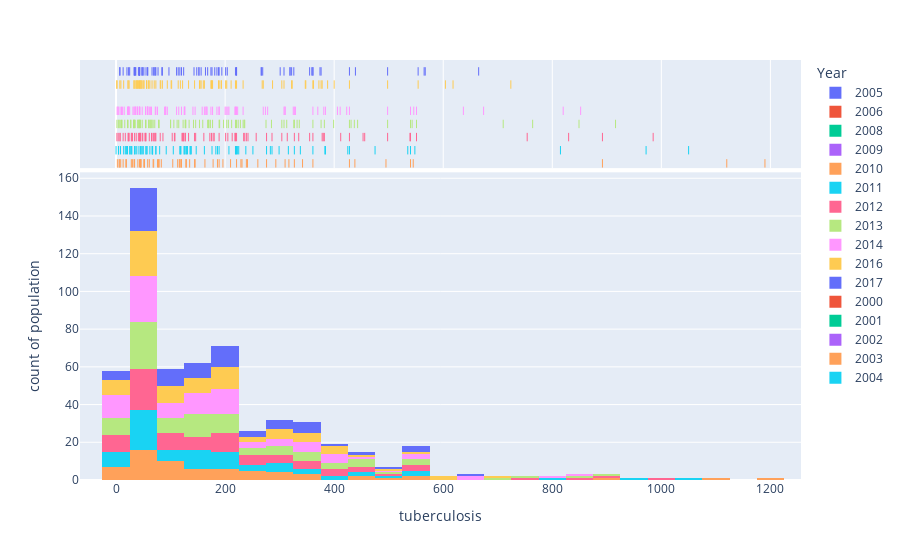

Notebook code for this chart:
### Code cell
import plotly.express as px
fig = px.histogram(allcountriesdf, x="tuberculosis", y="population", color="Year", marginal="rug", hover_data=allcountriesdf.columns)
fig.show()

### Figure 1 — Plotly figure (JSON) as saved in the notebook; plotly's stock layout.template omitted (floating-point values rounded to 4 significant figures; data arrays with more than 128 entries replaced by an {"elided": "..."} marker saying what was removed)
{"data": [{"alignmentgroup": "True", "bingroup": "x", "hoverlabel": {"namelength": 0}, "hovertemplate": "Year=2005<br>tuberculosis=%{x}<br>count of population=%{y}", "legendgroup": "2005", "marker": {"color": "#636efa"}, "name": "2005", "offsetgroup": "2005", "orientation": "v", "showlegend": true, "type": "histogram", "x": [null, null, null, null, null, null, null, null, null, null, null, null, null, null, null, null, null, null, null, null, null, null, null, null, null, null], "xaxis": "x", "y": [null, null, null, null, null, null, null, null, null, null, null, null, null, null, null, null, null, null, null, null, null, null, null, null, null, null], "yaxis": "y"}, {"alignmentgroup": "True", "boxpoints": "all", "customdata": {"elided": "26x8 mixed values"}, "fillcolor": "rgba(255,255,255,0)", "hoverlabel": {"namelength": 0}, "hoveron": "points", "hovertemplate": "Year=%{customdata[1]}<br>tuberculosis=%{customdata[5]}<br>Country=%{customdata[0]}<br>Expected_Value_Water=%{customdata[2]}<br>Expected_Value_Sanitation=%{customdata[3]}<br>Expected_Value_Hygiene=%{customdata[4]}<br>population=%{customdata[6]}<br>Percent Vaccinated=%{customdata[7]}", "jitter": 0, "legendgroup": "2005", "line": {"color": "rgba(255,255,255,0)"}, "marker": {"color": "#636efa", "symbol": "line-ns-open"}, "name": "2005", "offsetgroup": "2005", "showlegend": false, "type": "box", "x": [null, null, null, null, null, null, null, null, null, null, null, null, null, null, null, null, null, null, null, null, null, null, null, null, null, null], "xaxis": "x2", "yaxis": "y2"}, {"alignmentgroup": "True", "bingroup": "x", "hoverlabel": {"namelength": 0}, "hovertemplate": "Year=2006<br>tuberculosis=%{x}<br>count of population=%{y}", "legendgroup": "2006", "marker": {"color": "#EF553B"}, "name": "2006", "offsetgroup": "2006", "orientation": "v", "showlegend": true, "type": "histogram", "x": [null, null, null, null, null, null, null, null, null, null, null, null, null, null, null, null, null, null, null, null, null, null, null, null, null, null, null, null, null, null, null, null, null, null, null, null, null], "xaxis": "x", "y": [null, null, null, null, null, null, null, null, null, null, null, null, null, null, null, null, null, null, null, null, null, null, null, null, null, null, null, null, null, null, null, null, null, null, null, null, null], "yaxis": "y"}, {"alignmentgroup": "True", "boxpoints": "all", "customdata": {"elided": "37x8 mixed values"}, "fillcolor": "rgba(255,255,255,0)", "hoverlabel": {"namelength": 0}, "hoveron": "points", "hovertemplate": "Year=%{customdata[1]}<br>tuberculosis=%{customdata[5]}<br>Country=%{customdata[0]}<br>Expected_Value_Water=%{customdata[2]}<br>Expected_Value_Sanitation=%{customdata[3]}<br>Expected_Value_Hygiene=%{customdata[4]}<br>population=%{customdata[6]}<br>Percent Vaccinated=%{customdata[7]}", "jitter": 0, "legendgroup": "2006", "line": {"color": "rgba(255,255,255,0)"}, "marker": {"color": "#EF553B", "symbol": "line-ns-open"}, "name": "2006", "offsetgroup": "2006", "showlegend": false, "type": "box", "x": [null, null, null, null, null, null, null, null, null, null, null, null, null, null, null, null, null, null, null, null, null, null, null, null, null, null, null, null, null, null, null, null, null, null, null, null, null], "xaxis": "x2", "yaxis": "y2"}, {"alignmentgroup": "True", "bingroup": "x", "hoverlabel": {"namelength": 0}, "hovertemplate": "Year=2008<br>tuberculosis=%{x}<br>count of population=%{y}", "legendgroup": "2008", "marker": {"color": "#00cc96"}, "name": "2008", "offsetgroup": "2008", "orientation": "v", "showlegend": true, "type": "histogram", "x": [null, null, null, null, null, null, null, null, null, null, null, null, null, null, null, null, null, null, null, null, null, null, null, null, null, null, null, null, null, null, null, null, null, null, null, null, null, null, null, null, null, null, null, null, null, null, null, null, null], "xaxis": "x", "y": [null, null, null, null, null, null, null, null, null, null, null, null, null, null, null, null, null, null, null, null, null, null, null, null, null, null, null, null, null, null, null, null, null, null, null, null, null, null, null, null, null, null, null, null, null, null, null, null, null], "yaxis": "y"}, {"alignmentgroup": "True", "boxpoints": "all", "customdata": {"elided": "49x8 mixed values"}, "fillcolor": "rgba(255,255,255,0)", "hoverlabel": {"namelength": 0}, "hoveron": "points", "hovertemplate": "Year=%{customdata[1]}<br>tuberculosis=%{customdata[5]}<br>Country=%{customdata[0]}<br>Expected_Value_Water=%{customdata[2]}<br>Expected_Value_Sanitation=%{customdata[3]}<br>Expected_Value_Hygiene=%{customdata[4]}<br>population=%{customdata[6]}<br>Percent Vaccinated=%{customdata[7]}", "jitter": 0, "legendgroup": "2008", "line": {"color": "rgba(255,255,255,0)"}, "marker": {"color": "#00cc96", "symbol": "line-ns-open"}, "name": "2008", "offsetgroup": "2008", "showlegend": false, "type": "box", "x": [null, null, null, null, null, null, null, null, null, null, null, null, null, null, null, null, null, null, null, null, null, null, null, null, null, null, null, null, null, null, null, null, null, null, null, null, null, null, null, null, null, null, null, null, null, null, null, null, null], "xaxis": "x2", "yaxis": "y2"}, {"alignmentgroup": "True", "bingroup": "x", "hoverlabel": {"namelength": 0}, "hovertemplate": "Year=2009<br>tuberculosis=%{x}<br>count of population=%{y}", "legendgroup": "2009", "marker": {"color": "#ab63fa"}, "name": "2009", "offsetgroup": "2009", "orientation": "v", "showlegend": true, "type": "histogram", "x": [null, null, null, null, null, null, null, null, null, null, null, null, null, null, null, null, null, null, null, null, null, null, null, null, null, null, null, null, null, null, null, null, null, null, null, null, null, null, null, null, null, null, null, null, null, null, null, null, null, null, null, null, null, null, null, null], "xaxis": "x", "y": [null, null, null, null, null, null, null, null, null, null, null, null, null, null, null, null, null, null, null, null, null, null, null, null, null, null, null, null, null, null, null, null, null, null, null, null, null, null, null, null, null, null, null, null, null, null, null, null, null, null, null, null, null, null, null, null], "yaxis": "y"}, {"alignmentgroup": "True", "boxpoints": "all", "customdata": {"elided": "56x8 mixed values"}, "fillcolor": "rgba(255,255,255,0)", "hoverlabel": {"namelength": 0}, "hoveron": "points", "hovertemplate": "Year=%{customdata[1]}<br>tuberculosis=%{customdata[5]}<br>Country=%{customdata[0]}<br>Expected_Value_Water=%{customdata[2]}<br>Expected_Value_Sanitation=%{customdata[3]}<br>Expected_Value_Hygiene=%{customdata[4]}<br>population=%{customdata[6]}<br>Percent Vaccinated=%{customdata[7]}", "jitter": 0, "legendgroup": "2009", "line": {"color": "rgba(255,255,255,0)"}, "marker": {"color": "#ab63fa", "symbol": "line-ns-open"}, "name": "2009", "offsetgroup": "2009", "showlegend": false, "type": "box", "x": [null, null, null, null, null, null, null, null, null, null, null, null, null, null, null, null, null, null, null, null, null, null, null, null, null, null, null, null, null, null, null, null, null, null, null, null, null, null, null, null, null, null, null, null, null, null, null, null, null, null, null, null, null, null, null, null], "xaxis": "x2", "yaxis": "y2"}, {"alignmentgroup": "True", "bingroup": "x", "hoverlabel": {"namelength": 0}, "hovertemplate": "Year=2010<br>tuberculosis=%{x}<br>count of population=%{y}", "legendgroup": "2010", "marker": {"color": "#FFA15A"}, "name": "2010", "offsetgroup": "2010", "orientation": "v", "showlegend": true, "type": "histogram", "x": [189, 78, 61, 104, 221, 2.4, 52, 68, 239, 135, 45, 58, 144, 438, 260, 540, 33, 13, 8.5, 196, 327, 51, 40, 18, 34, 129, 1190, 178, 186, 361, 119, 229, 43, 342, 45, 5.8, 145, 120, 1120, 293, 241, 310, 428, 545, 892, 163, 113, 276, 116, 83, 5.9, 117, 30, 317, null, 46, 128, 76, 19, 28, 79, 210, 69, 231, 52, 495], "xaxis": "x", "y": ["44", "15", "101", "109", "1133", "656", "14", "81", "17", null, "72", "57", "337", "81", "43", "7", "370", "89", "105", null, null, "200", "60", null, "298", "33", "61", null, "41", "54", "3", "361", "74", "133", "68", "259", "6", null, "65", "40", "36", "154", "1", "29", "2", "188", "12", "232", null, "406", null, "187", "83", "88", "", "3", "53", "118", "258", "68", "10", "161", "19", null, null, "18"], "yaxis": "y"}, {"alignmentgroup": "True", "boxpoints": "all", "customdata": {"elided": "66x8 mixed values"}, "fillcolor": "rgba(255,255,255,0)", "hoverlabel": {"namelength": 0}, "hoveron": "points", "hovertemplate": "Year=%{customdata[1]}<br>tuberculosis=%{customdata[5]}<br>Country=%{customdata[0]}<br>Expected_Value_Water=%{customdata[2]}<br>Expected_Value_Sanitation=%{customdata[3]}<br>Expected_Value_Hygiene=%{customdata[4]}<br>population=%{customdata[6]}<br>Percent Vaccinated=%{customdata[7]}", "jitter": 0, "legendgroup": "2010", "line": {"color": "rgba(255,255,255,0)"}, "marker": {"color": "#FFA15A", "symbol": "line-ns-open"}, "name": "2010", "offsetgroup": "2010", "showlegend": false, "type": "box", "x": [189, 78, 61, 104, 221, 2.4, 52, 68, 239, 135, 45, 58, 144, 438, 260, 540, 33, 13, 8.5, 196, 327, 51, 40, 18, 34, 129, 1190, 178, 186, 361, 119, 229, 43, 342, 45, 5.8, 145, 120, 1120, 293, 241, 310, 428, 545, 892, 163, 113, 276, 116, 83, 5.9, 117, 30, 317, null, 46, 128, 76, 19, 28, 79, 210, 69, 231, 52, 495], "xaxis": "x2", "yaxis": "y2"}, {"alignmentgroup": "True", "bingroup": "x", "hoverlabel": {"namelength": 0}, "hovertemplate": "Year=2011<br>tuberculosis=%{x}<br>count of population=%{y}", "legendgroup": "2011", "marker": {"color": "#19d3f3"}, "name": "2011", "offsetgroup": "2011", "orientation": "v", "showlegend": true, "type": "histogram", "x": [189, 73, 55, 125, 221, 0, 26, 67, 223, 131, 46, 57, 138, 425, 251, 540, 147, 34, 383, 14, 8.2, 186, 327, 55, 42, 17, 38, 136, 972, 176, 25, 183, 361, 118, 220, 48, 338, 45, 4.6, 136, 125, 1050, 299, 238, 283, 62, 128, 21, 428, 548, 815, 162, 219, 276, 535, 119, 80, 4.6, 129, 28, 316, 92, 286, 105, 29, 117, 73, 19, 35, 66, 207, 67, 225, 50, 475, 384], "xaxis": "x", "y": ["46", "15", "101", "110", "1146", "658", "14", "83", "18", null, "71", "58", "348", "82", "44", "7", "9", "379", null, "90", "105", null, null, "203", "61", null, "299", "35", "62", null, "139", "42", "55", "3", "366", "75", "135", "70", "260", "6", null, "66", "41", "37", "158", "12", "3", "59", "1", "30", "2", "188", "178", "237", "320", null, "417", null, "192", "82", "90", "19", "19", "", "3", "54", "121", "260", "69", "11", "166", "19", null, null, "18", "33"], "yaxis": "y"}, {"alignmentgroup": "True", "boxpoints": "all", "customdata": {"elided": "76x8 mixed values"}, "fillcolor": "rgba(255,255,255,0)", "hoverlabel": {"namelength": 0}, "hoveron": "points", "hovertemplate": "Year=%{customdata[1]}<br>tuberculosis=%{customdata[5]}<br>Country=%{customdata[0]}<br>Expected_Value_Water=%{customdata[2]}<br>Expected_Value_Sanitation=%{customdata[3]}<br>Expected_Value_Hygiene=%{customdata[4]}<br>population=%{customdata[6]}<br>Percent Vaccinated=%{customdata[7]}", "jitter": 0, "legendgroup": "2011", "line": {"color": "rgba(255,255,255,0)"}, "marker": {"color": "#19d3f3", "symbol": "line-ns-open"}, "name": "2011", "offsetgroup": "2011", "showlegend": false, "type": "box", "x": [189, 73, 55, 125, 221, 0, 26, 67, 223, 131, 46, 57, 138, 425, 251, 540, 147, 34, 383, 14, 8.2, 186, 327, 55, 42, 17, 38, 136, 972, 176, 25, 183, 361, 118, 220, 48, 338, 45, 4.6, 136, 125, 1050, 299, 238, 283, 62, 128, 21, 428, 548, 815, 162, 219, 276, 535, 119, 80, 4.6, 129, 28, 316, 92, 286, 105, 29, 117, 73, 19, 35, 66, 207, 67, 225, 50, 475, 384], "xaxis": "x2", "yaxis": "y2"}, {"alignmentgroup": "True", "bingroup": "x", "hoverlabel": {"namelength": 0}, "hovertemplate": "Year=2012<br>tuberculosis=%{x}<br>count of population=%{y}", "legendgroup": "2012", "marker": {"color": "#FF6692"}, "name": "2012", "offsetgroup": "2012", "orientation": "v", "showlegend": true, "type": "histogram", "x": [189, 73, 380, 53, 86, 221, 1.6, 29, 66, 201, 127, 49, 55, 133, 412, 242, 540, 146, 34, 382, 13, 7.5, 178, 327, 54, 44, 17, 41, 144, 830, 239, 175, 28, 180, 361, 124, 213, 44, 234, 335, 45, 4, 122, 127, 985, 304, 236, 257, 61, 121, 22, 428, 551, 453, 754, 161, 219, 276, 43, 539, 124, 72, 7.2, 107, 24, 314, 81, 286, 892, 103, 30, 108, 172, 498, 69, 23, 37, 70, 205, 378, 65, 218, 48, 456, 355], "xaxis": "x", "y": ["47", "15", "20", "101", "112", "1160", "659", "14", "86", "18", null, "70", "60", "360", "83", "45", "7", "10", "388", null, "91", "105", null, null, "205", "62", null, "301", "36", "62", "92", null, "142", "43", "57", "3", "371", "77", "425", "137", "73", "262", "6", null, "66", "42", "38", "163", "13", "3", "60", "1", "31", "78", "2", "188", "183", "242", "16", "326", null, "427", null, "196", "82", "92", "19", "20", "43", "", "3", "56", "132", "76", "124", "262", "69", "11", "172", null, "20", null, null, "19", "33"], "yaxis": "y"}, {"alignmentgroup": "True", "boxpoints": "all", "customdata": {"elided": "85x8 mixed values"}, "fillcolor": "rgba(255,255,255,0)", "hoverlabel": {"namelength": 0}, "hoveron": "points", "hovertemplate": "Year=%{customdata[1]}<br>tuberculosis=%{customdata[5]}<br>Country=%{customdata[0]}<br>Expected_Value_Water=%{customdata[2]}<br>Expected_Value_Sanitation=%{customdata[3]}<br>Expected_Value_Hygiene=%{customdata[4]}<br>population=%{customdata[6]}<br>Percent Vaccinated=%{customdata[7]}", "jitter": 0, "legendgroup": "2012", "line": {"color": "rgba(255,255,255,0)"}, "marker": {"color": "#FF6692", "symbol": "line-ns-open"}, "name": "2012", "offsetgroup": "2012", "showlegend": false, "type": "box", "x": [189, 73, 380, 53, 86, 221, 1.6, 29, 66, 201, 127, 49, 55, 133, 412, 242, 540, 146, 34, 382, 13, 7.5, 178, 327, 54, 44, 17, 41, 144, 830, 239, 175, 28, 180, 361, 124, 213, 44, 234, 335, 45, 4, 122, 127, 985, 304, 236, 257, 61, 121, 22, 428, 551, 453, 754, 161, 219, 276, 43, 539, 124, 72, 7.2, 107, 24, 314, 81, 286, 892, 103, 30, 108, 172, 498, 69, 23, 37, 70, 205, 378, 65, 218, 48, 456, 355], "xaxis": "x2", "yaxis": "y2"}, {"alignmentgroup": "True", "bingroup": "x", "hoverlabel": {"namelength": 0}, "hovertemplate": "Year=2013<br>tuberculosis=%{x}<br>count of population=%{y}", "legendgroup": "2013", "marker": {"color": "#B6E880"}, "name": "2013", "offsetgroup": "2013", "orientation": "v", "showlegend": true, "type": "histogram", "x": [189, 68, 376, 60, 78, 221, 1.6, 40, 64, 190, 123, 44, 54, 128, 399, 235, 540, 146, 32, 34, 382, 11, 7.7, 170, 326, 55, 42, 16, 43, 153, 764, 224, 173, 168, 27, 177, 361, 112, 206, 42, 228, 332, 45, 4.2, 106, 443, 142, 197, 916, 308, 233, 236, 34, 60, 327, 115, 22, 428, 551, 431, 710, 159, 219, 10, 275, 40, 543, 127, 66, 5.8, 134, 127, 27, 313, 79, 285, 849, 100, 32, 100, 170, 498, 64, 21, 35, 71, 203, 336, 62, 212, 48, 437, 304], "xaxis": "x", "y": ["49", "16", "20", "101", "113", "1173", "661", "15", "88", "18", null, "69", "62", "371", "85", "46", "7", "10", "41", "398", null, "92", "108", null, null, "207", "63", null, "302", "38", "63", "95", null, "116", "145", "44", "58", "3", "377", "78", "430", "138", "76", "263", "6", "79", null, null, "66", "44", "39", "168", "1385", "13", "316", "3", "61", "1", "32", "79", "2", "187", "188", "12", "248", "16", "331", null, "438", null, "200", "71", "81", "95", "20", "20", "44", "", "3", "57", "133", "77", "127", "263", "70", "11", "178", null, "21", null, null, "20", "34"], "yaxis": "y"}, {"alignmentgroup": "True", "boxpoints": "all", "customdata": {"elided": "93x8 mixed values"}, "fillcolor": "rgba(255,255,255,0)", "hoverlabel": {"namelength": 0}, "hoveron": "points", "hovertemplate": "Year=%{customdata[1]}<br>tuberculosis=%{customdata[5]}<br>Country=%{customdata[0]}<br>Expected_Value_Water=%{customdata[2]}<br>Expected_Value_Sanitation=%{customdata[3]}<br>Expected_Value_Hygiene=%{customdata[4]}<br>population=%{customdata[6]}<br>Percent Vaccinated=%{customdata[7]}", "jitter": 0, "legendgroup": "2013", "line": {"color": "rgba(255,255,255,0)"}, "marker": {"color": "#B6E880", "symbol": "line-ns-open"}, "name": "2013", "offsetgroup": "2013", "showlegend": false, "type": "box", "x": [189, 68, 376, 60, 78, 221, 1.6, 40, 64, 190, 123, 44, 54, 128, 399, 235, 540, 146, 32, 34, 382, 11, 7.7, 170, 326, 55, 42, 16, 43, 153, 764, 224, 173, 168, 27, 177, 361, 112, 206, 42, 228, 332, 45, 4.2, 106, 443, 142, 197, 916, 308, 233, 236, 34, 60, 327, 115, 22, 428, 551, 431, 710, 159, 219, 10, 275, 40, 543, 127, 66, 5.8, 134, 127, 27, 313, 79, 285, 849, 100, 32, 100, 170, 498, 64, 21, 35, 71, 203, 336, 62, 212, 48, 437, 304], "xaxis": "x2", "yaxis": "y2"}, {"alignmentgroup": "True", "bingroup": "x", "hoverlabel": {"namelength": 0}, "hovertemplate": "Year=2014<br>tuberculosis=%{x}<br>count of population=%{y}", "legendgroup": "2014", "marker": {"color": "#FF97FF"}, "name": "2014", "offsetgroup": "2014", "orientation": "v", "showlegend": true, "type": "histogram", "x": [189, 72, 370, 57, 76, 221, 2, 23, 61, 185, 120, 43, 54, 126, 384, 220, 540, 145, 31, 35, 381, 12, 7.4, 165, 325, 54, 40, 15, 44, 162, 637, 207, 174, 165, 25, 177, 361, 89, 200, 39, 223, 329, 43, 3.7, 91, 423, 126, 189, 852, 308, 233, 218, 36, 58, 310, 111, 22, 428, 551, 411, 674, 158, 219, 10, 270, 39, 546, 115, 65, 3.9, 141, 125, 23, 310, 73, 274, 820, 94, 33, 23, 91, 167, 498, 58, 21, 35, 58, 202, 327, 63, 205, 48, 406, 278], "xaxis": "x", "y": ["51", "16", "21", "102", "115", "1187", "662", "15", "91", "18", null, "68", "64", "383", "86", "47", "7", "10", "42", "408", null, "93", "108", null, null, "210", "64", null, "303", "40", "63", "98", null, "119", "148", "45", "60", "3", "382", "80", "435", "140", "79", "265", "6", "82", null, null, "67", "45", "40", "172", "1450", "13", "317", "3", "61", "1", "33", "80", "2", "187", "193", "13", "253", "16", "337", null, "449", null, "203", "73", "81", "97", "20", "21", "44", "", "3", "101", "59", "133", "78", "131", "265", "71", "11", "184", null, "21", null, null, "20", "35"], "yaxis": "y"}, {"alignmentgroup": "True", "boxpoints": "all", "customdata": {"elided": "94x8 mixed values"}, "fillcolor": "rgba(255,255,255,0)", "hoverlabel": {"namelength": 0}, "hoveron": "points", "hovertemplate": "Year=%{customdata[1]}<br>tuberculosis=%{customdata[5]}<br>Country=%{customdata[0]}<br>Expected_Value_Water=%{customdata[2]}<br>Expected_Value_Sanitation=%{customdata[3]}<br>Expected_Value_Hygiene=%{customdata[4]}<br>population=%{customdata[6]}<br>Percent Vaccinated=%{customdata[7]}", "jitter": 0, "legendgroup": "2014", "line": {"color": "rgba(255,255,255,0)"}, "marker": {"color": "#FF97FF", "symbol": "line-ns-open"}, "name": "2014", "offsetgroup": "2014", "showlegend": false, "type": "box", "x": [189, 72, 370, 57, 76, 221, 2, 23, 61, 185, 120, 43, 54, 126, 384, 220, 540, 145, 31, 35, 381, 12, 7.4, 165, 325, 54, 40, 15, 44, 162, 637, 207, 174, 165, 25, 177, 361, 89, 200, 39, 223, 329, 43, 3.7, 91, 423, 126, 189, 852, 308, 233, 218, 36, 58, 310, 111, 22, 428, 551, 411, 674, 158, 219, 10, 270, 39, 546, 115, 65, 3.9, 141, 125, 23, 310, 73, 274, 820, 94, 33, 23, 91, 167, 498, 58, 21, 35, 58, 202, 327, 63, 205, 48, 406, 278], "xaxis": "x2", "yaxis": "y2"}, {"alignmentgroup": "True", "bingroup": "x", "hoverlabel": {"namelength": 0}, "hovertemplate": "Year=2016<br>tuberculosis=%{x}<br>count of population=%{y}", "legendgroup": "2016", "marker": {"color": "#FECB52"}, "name": "2016", "offsetgroup": "2016", "orientation": "v", "showlegend": true, "type": "histogram", "x": [189, 70, 362, 44, 66, 221, 1.2, 37, 59, 114, 33, 51, 118, 347, 203, 144, 33, 35, 378, 6.9, 153, 323, 51, 40, 14, 60, 400, 177, 174, 156, 24, 176, 361, 94, 188, 39, 211, 322, 43, 73, 348, 133, 175, 724, 308, 193, 44, 56, 388, 102, 22, 428, 372, 604, 154, 219, 8.9, 268, 41, 554, 101, 62, 1.9, 162, 122, 304, 81, 270, 618, 82, 22, 85, 160, 498, 46, 38, 46, 201, 287, 56, 193, 48, 376, 233], "xaxis": "x", "y": ["54", "17", "23", "103", "118", "1213", "664", "16", "96", null, "66", "68", "408", "89", "50", "11", "43", "427", null, "108", null, null, "215", "66", null, "306", "64", "103", null, "125", "154", "47", "63", "3", "393", "82", "445", "144", "84", "6", "86", null, null, "68", "47", "182", "1585", "14", "320", "4", "63", "1", "81", "2", "190", "204", "14", "264", "17", "347", null, "472", null, "211", "77", "101", "22", "22", "46", "", "95", "62", "135", "81", "138", "72", "12", "197", null, "22", null, null, "22", "36"], "yaxis": "y"}, {"alignmentgroup": "True", "boxpoints": "all", "customdata": {"elided": "84x8 mixed values"}, "fillcolor": "rgba(255,255,255,0)", "hoverlabel": {"namelength": 0}, "hoveron": "points", "hovertemplate": "Year=%{customdata[1]}<br>tuberculosis=%{customdata[5]}<br>Country=%{customdata[0]}<br>Expected_Value_Water=%{customdata[2]}<br>Expected_Value_Sanitation=%{customdata[3]}<br>Expected_Value_Hygiene=%{customdata[4]}<br>population=%{customdata[6]}<br>Percent Vaccinated=%{customdata[7]}", "jitter": 0, "legendgroup": "2016", "line": {"color": "rgba(255,255,255,0)"}, "marker": {"color": "#FECB52", "symbol": "line-ns-open"}, "name": "2016", "offsetgroup": "2016", "showlegend": false, "type": "box", "x": [189, 70, 362, 44, 66, 221, 1.2, 37, 59, 114, 33, 51, 118, 347, 203, 144, 33, 35, 378, 6.9, 153, 323, 51, 40, 14, 60, 400, 177, 174, 156, 24, 176, 361, 94, 188, 39, 211, 322, 43, 73, 348, 133, 175, 724, 308, 193, 44, 56, 388, 102, 22, 428, 372, 604, 154, 219, 8.9, 268, 41, 554, 101, 62, 1.9, 162, 122, 304, 81, 270, 618, 82, 22, 85, 160, 498, 46, 38, 46, 201, 287, 56, 193, 48, 376, 233], "xaxis": "x2", "yaxis": "y2"}, {"alignmentgroup": "True", "bingroup": "x", "hoverlabel": {"namelength": 0}, "hovertemplate": "Year=2017<br>tuberculosis=%{x}<br>count of population=%{y}", "legendgroup": "2017", "marker": {"color": "#636efa"}, "name": "2017", "offsetgroup": "2017", "orientation": "v", "showlegend": true, "type": "histogram", "x": [189, 70, 359, 36, 66, 221, 36, 58, 111, 49, 114, 326, 194, 143, 33, 376, 7.2, 148, 322, 46, 43, 13, 72, 374, 164, 174, 152, 25, 176, 361, 84, 181, 204, 319, 42, 69, 319, 124, 168, 665, 308, 185, 34, 55, 439, 97, 23, 428, 355, 565, 152, 219, 6.7, 267, 43, 554, 58, 117, 120, 301, 73, 266, 567, 77, 20, 85, 156, 498, 41, 34, 43, 201, 269, 51, 188, 48, 361, 221], "xaxis": "x", "y": ["55", "17", "23", "103", "119", "1226", "16", "99", null, "70", "421", "90", "51", "11", "44", null, "109", null, null, "217", "67", null, "308", "65", "106", null, "127", "157", "49", "65", "3", "398", "450", "146", "86", "6", "88", null, null, "68", "48", "187", "1654", "15", "322", "4", "64", "2", "81", "2", "192", "209", "15", "269", "17", "352", "485", "215", "80", "103", "22", "23", "46", "", "92", "63", "135", "83", "141", "73", "12", "205", null, "23", null, null, "22", "36"], "yaxis": "y"}, {"alignmentgroup": "True", "boxpoints": "all", "customdata": {"elided": "78x8 mixed values"}, "fillcolor": "rgba(255,255,255,0)", "hoverlabel": {"namelength": 0}, "hoveron": "points", "hovertemplate": "Year=%{customdata[1]}<br>tuberculosis=%{customdata[5]}<br>Country=%{customdata[0]}<br>Expected_Value_Water=%{customdata[2]}<br>Expected_Value_Sanitation=%{customdata[3]}<br>Expected_Value_Hygiene=%{customdata[4]}<br>population=%{customdata[6]}<br>Percent Vaccinated=%{customdata[7]}", "jitter": 0, "legendgroup": "2017", "line": {"color": "rgba(255,255,255,0)"}, "marker": {"color": "#636efa", "symbol": "line-ns-open"}, "name": "2017", "offsetgroup": "2017", "showlegend": false, "type": "box", "x": [189, 70, 359, 36, 66, 221, 36, 58, 111, 49, 114, 326, 194, 143, 33, 376, 7.2, 148, 322, 46, 43, 13, 72, 374, 164, 174, 152, 25, 176, 361, 84, 181, 204, 319, 42, 69, 319, 124, 168, 665, 308, 185, 34, 55, 439, 97, 23, 428, 355, 565, 152, 219, 6.7, 267, 43, 554, 58, 117, 120, 301, 73, 266, 567, 77, 20, 85, 156, 498, 41, 34, 43, 201, 269, 51, 188, 48, 361, 221], "xaxis": "x2", "yaxis": "y2"}, {"alignmentgroup": "True", "bingroup": "x", "hoverlabel": {"namelength": 0}, "hovertemplate": "Year=2000<br>tuberculosis=%{x}<br>count of population=%{y}", "legendgroup": "2000", "marker": {"color": "#EF553B"}, "name": "2000", "offsetgroup": "2000", "orientation": "v", "showlegend": true, "type": "histogram", "x": [null, null, null, null, null, null, null, null, null, null], "xaxis": "x", "y": [null, null, null, null, null, null, null, null, null, null], "yaxis": "y"}, {"alignmentgroup": "True", "boxpoints": "all", "customdata": [["Armenia", 2000, 2.922, 2.784, 2.747, null, null, null], ["Benin", 2000, 2.174, 0.6532, 0.107, null, null, null], ["Burkina Faso", 2000, 2.169, 0.5965, 2.059, null, null, null], ["Egypt", 2000, 2.964, 2.879, 2.295, null, null, null], ["Kazakhstan", 2000, 2.738, 2.957, null, null, null, null], ["Madagascar", 2000, 1.337, 0.7822, 1.352, null, null, null], ["Malawi", 2000, 2.116, 1.372, 1.977, null, null, null], ["Rwanda", 2000, 1.928, 1.935, 0.07274, null, null, null], ["Turkmenistan", 2000, 2.659, 2.905, 2.249, null, null, null], ["Uganda", 2000, 1.731, 1.315, 0.4701, null, null, null]], "fillcolor": "rgba(255,255,255,0)", "hoverlabel": {"namelength": 0}, "hoveron": "points", "hovertemplate": "Year=%{customdata[1]}<br>tuberculosis=%{customdata[5]}<br>Country=%{customdata[0]}<br>Expected_Value_Water=%{customdata[2]}<br>Expected_Value_Sanitation=%{customdata[3]}<br>Expected_Value_Hygiene=%{customdata[4]}<br>population=%{customdata[6]}<br>Percent Vaccinated=%{customdata[7]}", "jitter": 0, "legendgroup": "2000", "line": {"color": "rgba(255,255,255,0)"}, "marker": {"color": "#EF553B", "symbol": "line-ns-open"}, "name": "2000", "offsetgroup": "2000", "showlegend": false, "type": "box", "x": [null, null, null, null, null, null, null, null, null, null], "xaxis": "x2", "yaxis": "y2"}, {"alignmentgroup": "True", "bingroup": "x", "hoverlabel": {"namelength": 0}, "hovertemplate": "Year=2001<br>tuberculosis=%{x}<br>count of population=%{y}", "legendgroup": "2001", "marker": {"color": "#00cc96"}, "name": "2001", "offsetgroup": "2001", "orientation": "v", "showlegend": true, "type": "histogram", "x": [null, null, null, null, null, null, null, null, null, null, null], "xaxis": "x", "y": [null, null, null, null, null, null, null, null, null, null, null], "yaxis": "y"}, {"alignmentgroup": "True", "boxpoints": "all", "customdata": [["Armenia", 2001, 2.926, 2.789, 2.752, null, null, null], ["Benin", 2001, 2.187, 0.6712, 0.1375, null, null, null], ["Burkina Faso", 2001, 2.173, 0.6103, 2.06, null, null, null], ["Egypt", 2001, 2.965, 2.882, 2.333, null, null, null], ["Kazakhstan", 2001, 2.747, 2.957, null, null, null, null], ["Madagascar", 2001, 1.37, 0.7879, 1.353, null, null, null], ["Malawi", 2001, 2.142, 1.385, 1.965, null, null, null], ["Micronesia (Federated States of)", 2001, null, null, null, null, null, null], ["Rwanda", 2001, 1.955, 1.971, 0.0899, null, null, null], ["Turkmenistan", 2001, 2.681, 2.907, 2.296, null, null, null], ["Uganda", 2001, 1.759, 1.326, 0.5172, null, null, null]], "fillcolor": "rgba(255,255,255,0)", "hoverlabel": {"namelength": 0}, "hoveron": "points", "hovertemplate": "Year=%{customdata[1]}<br>tuberculosis=%{customdata[5]}<br>Country=%{customdata[0]}<br>Expected_Value_Water=%{customdata[2]}<br>Expected_Value_Sanitation=%{customdata[3]}<br>Expected_Value_Hygiene=%{customdata[4]}<br>population=%{customdata[6]}<br>Percent Vaccinated=%{customdata[7]}", "jitter": 0, "legendgroup": "2001", "line": {"color": "rgba(255,255,255,0)"}, "marker": {"color": "#00cc96", "symbol": "line-ns-open"}, "name": "2001", "offsetgroup": "2001", "showlegend": false, "type": "box", "x": [null, null, null, null, null, null, null, null, null, null, null], "xaxis": "x2", "yaxis": "y2"}, {"alignmentgroup": "True", "bingroup": "x", "hoverlabel": {"namelength": 0}, "hovertemplate": "Year=2002<br>tuberculosis=%{x}<br>count of population=%{y}", "legendgroup": "2002", "marker": {"color": "#ab63fa"}, "name": "2002", "offsetgroup": "2002", "orientation": "v", "showlegend": true, "type": "histogram", "x": [null, null, null, null, null, null, null, null, null, null, null, null], "xaxis": "x", "y": [null, null, null, null, null, null, null, null, null, null, null, null], "yaxis": "y"}, {"alignmentgroup": "True", "boxpoints": "all", "customdata": [["Armenia", 2002, 2.931, 2.794, 2.757, null, null, null], ["Benin", 2002, 2.201, 0.69, 0.1689, null, null, null], ["Burkina Faso", 2002, 2.177, 0.6528, 2.058, null, null, null], ["Egypt", 2002, 2.966, 2.885, 2.372, null, null, null], ["Kazakhstan", 2002, 2.759, 2.958, null, null, null, null], ["Madagascar", 2002, 1.404, 0.7937, 1.355, null, null, null], ["Malawi", 2002, 2.168, 1.399, 1.953, null, null, null], ["Micronesia (Federated States of)", 2002, null, null, null, null, null, null], ["Niger", 2002, 1.792, 0.3442, 1.767, null, null, null], ["Rwanda", 2002, 1.982, 2.006, 0.1072, null, null, null], ["Turkmenistan", 2002, 2.703, 2.909, 2.344, null, null, null], ["Uganda", 2002, 1.788, 1.337, 0.5643, null, null, null]], "fillcolor": "rgba(255,255,255,0)", "hoverlabel": {"namelength": 0}, "hoveron": "points", "hovertemplate": "Year=%{customdata[1]}<br>tuberculosis=%{customdata[5]}<br>Country=%{customdata[0]}<br>Expected_Value_Water=%{customdata[2]}<br>Expected_Value_Sanitation=%{customdata[3]}<br>Expected_Value_Hygiene=%{customdata[4]}<br>population=%{customdata[6]}<br>Percent Vaccinated=%{customdata[7]}", "jitter": 0, "legendgroup": "2002", "line": {"color": "rgba(255,255,255,0)"}, "marker": {"color": "#ab63fa", "symbol": "line-ns-open"}, "name": "2002", "offsetgroup": "2002", "showlegend": false, "type": "box", "x": [null, null, null, null, null, null, null, null, null, null, null, null], "xaxis": "x2", "yaxis": "y2"}, {"alignmentgroup": "True", "bingroup": "x", "hoverlabel": {"namelength": 0}, "hovertemplate": "Year=2003<br>tuberculosis=%{x}<br>count of population=%{y}", "legendgroup": "2003", "marker": {"color": "#FFA15A"}, "name": "2003", "offsetgroup": "2003", "orientation": "v", "showlegend": true, "type": "histogram", "x": [null, null, null, null, null, null, null, null, null, null, null, null], "xaxis": "x", "y": [null, null, null, null, null, null, null, null, null, null, null, null], "yaxis": "y"}, {"alignmentgroup": "True", "boxpoints": "all", "customdata": [["Armenia", 2003, 2.936, 2.8, 2.763, null, null, null], ["Benin", 2003, 2.216, 0.7101, 0.2024, null, null, null], ["Burkina Faso", 2003, 2.18, 0.695, 2.013, null, null, null], ["Egypt", 2003, 2.967, 2.888, 2.41, null, null, null], ["Kazakhstan", 2003, 2.771, 2.959, null, null, null, null], ["Madagascar", 2003, 1.438, 0.7996, 1.399, null, null, null], ["Malawi", 2003, 2.194, 1.412, 1.941, null, null, null], ["Micronesia (Federated States of)", 2003, null, null, null, null, null, null], ["Niger", 2003, 1.816, 0.3683, 1.767, null, null, null], ["Rwanda", 2003, 2.004, 2.037, 0.1225, null, null, null], ["Turkmenistan", 2003, 2.726, 2.913, 2.391, null, null, null], ["Uganda", 2003, 1.818, 1.348, 0.6115, null, null, null]], "fillcolor": "rgba(255,255,255,0)", "hoverlabel": {"namelength": 0}, "hoveron": "points", "hovertemplate": "Year=%{customdata[1]}<br>tuberculosis=%{customdata[5]}<br>Country=%{customdata[0]}<br>Expected_Value_Water=%{customdata[2]}<br>Expected_Value_Sanitation=%{customdata[3]}<br>Expected_Value_Hygiene=%{customdata[4]}<br>population=%{customdata[6]}<br>Percent Vaccinated=%{customdata[7]}", "jitter": 0, "legendgroup": "2003", "line": {"color": "rgba(255,255,255,0)"}, "marker": {"color": "#FFA15A", "symbol": "line-ns-open"}, "name": "2003", "offsetgroup": "2003", "showlegend": false, "type": "box", "x": [null, null, null, null, null, null, null, null, null, null, null, null], "xaxis": "x2", "yaxis": "y2"}, {"alignmentgroup": "True", "bingroup": "x", "hoverlabel": {"namelength": 0}, "hovertemplate": "Year=2004<br>tuberculosis=%{x}<br>count of population=%{y}", "legendgroup": "2004", "marker": {"color": "#19d3f3"}, "name": "2004", "offsetgroup": "2004", "orientation": "v", "showlegend": true, "type": "histogram", "x": [null, null, null, null, null, null, null, null, null, null, null, null, null, null, null, null, null, null, null, null], "xaxis": "x", "y": [null, null, null, null, null, null, null, null, null, null, null, null, null, null, null, null, null, null, null, null], "yaxis": "y"}, {"alignmentgroup": "True", "boxpoints": "all", "customdata": {"elided": "20x8 mixed values"}, "fillcolor": "rgba(255,255,255,0)", "hoverlabel": {"namelength": 0}, "hoveron": "points", "hovertemplate": "Year=%{customdata[1]}<br>tuberculosis=%{customdata[5]}<br>Country=%{customdata[0]}<br>Expected_Value_Water=%{customdata[2]}<br>Expected_Value_Sanitation=%{customdata[3]}<br>Expected_Value_Hygiene=%{customdata[4]}<br>population=%{customdata[6]}<br>Percent Vaccinated=%{customdata[7]}", "jitter": 0, "legendgroup": "2004", "line": {"color": "rgba(255,255,255,0)"}, "marker": {"color": "#19d3f3", "symbol": "line-ns-open"}, "name": "2004", "offsetgroup": "2004", "showlegend": false, "type": "box", "x": [null, null, null, null, null, null, null, null, null, null, null, null, null, null, null, null, null, null, null, null], "xaxis": "x2", "yaxis": "y2"}], "layout": {"barmode": "relative", "legend": {"title": {"text": "Year"}, "tracegroupgap": 0}, "margin": {"t": 60}, "xaxis": {"anchor": "y", "domain": [0, 1], "title": {"text": "tuberculosis"}}, "xaxis2": {"anchor": "y2", "domain": [0, 1], "matches": "x", "showgrid": true, "showticklabels": false}, "yaxis": {"anchor": "x", "domain": [0, 0.7326], "title": {"text": "count of population"}}, "yaxis2": {"anchor": "x2", "domain": [0.7426, 1], "matches": "y2", "showgrid": false, "showline": false, "showticklabels": false, "ticks": ""}}}
